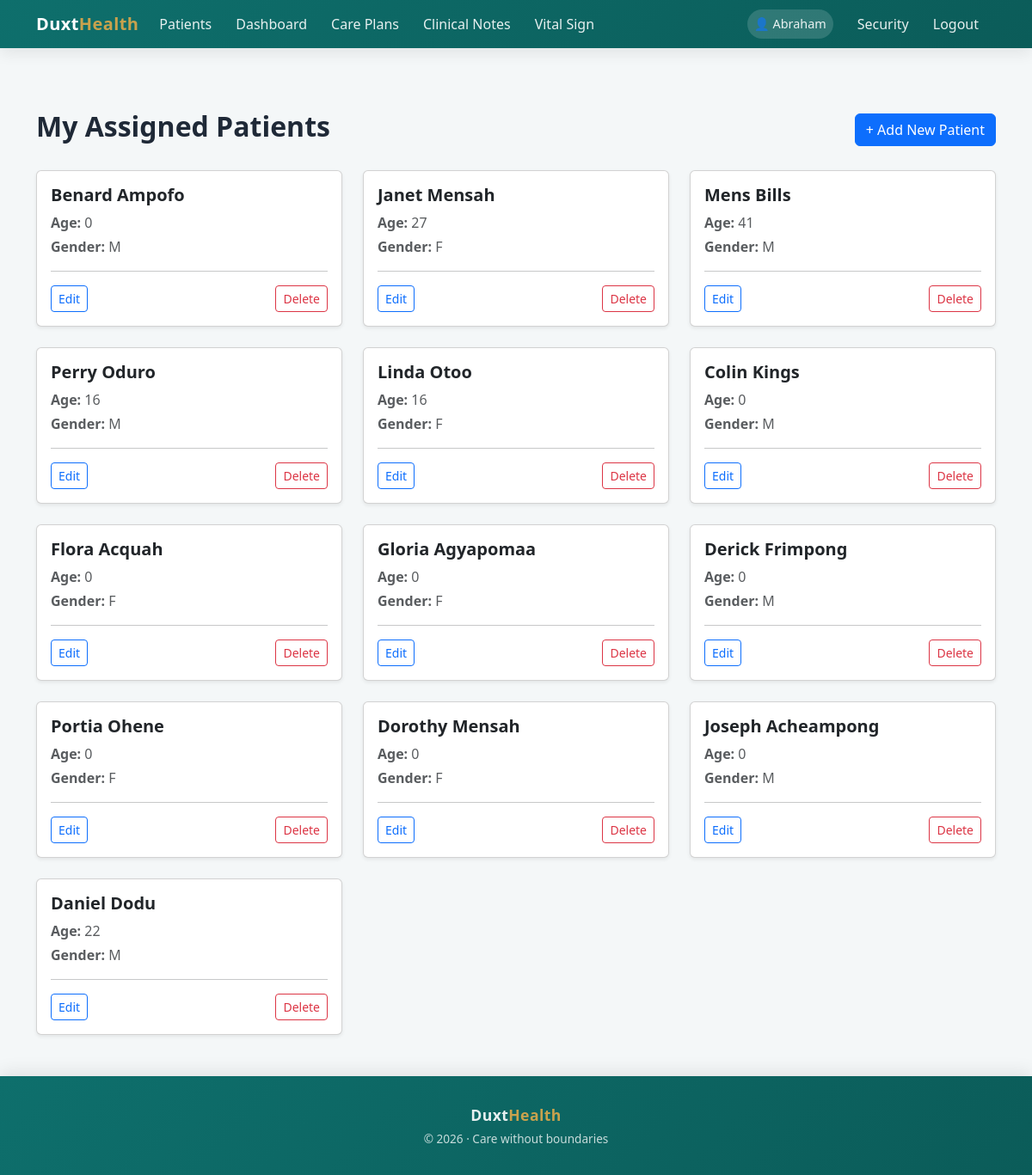
/patients/ (signed in), run on the app's committed database.
### homecare/models.py (models this page shows, shortened)
class Patient(models.Model):
    user = models.OneToOneField(
        settings.AUTH_USER_MODEL,
        on_delete=models.CASCADE,
        related_name="patient_profile",
        null=True,
        blank=True,
        help_text="Login account for the patient. Must NOT be a staff account."
    )
    first_name = models.CharField(max_length=100)
    last_name = models.CharField(max_length=100)
    other_name = models.CharField(max_length=100, blank=True, null = True)
    date_of_birth = models.DateField()
    GENDER_CHOICES = [
        ('M', 'Male'),
        ('F', 'Female'),
        ('O', 'Other')
    ]
    gender = models.CharField(max_length=1, choices=GENDER_CHOICES)
    MARITAL_STATUS_CHOICES = [
        ('single', 'Single'),
        ('married', 'Married'),
        ('divorced', 'Divorced'),
        ('widowed', 'Widowed'),
    ]
    contact_phone = models.CharField(max_length=20)
    address = models.TextField()
    nationality = models.CharField(max_length=100, default='Ghana')
    primary_language = models.CharField(max_length=100, blank=True, null = True)
    diagnosis = models.CharField(max_length=1000, null=True, blank=True)
    diagnosis_summary = models.TextField(null=True, blank=True)
    blood_group = models.CharField(max_length=20, blank=True, null = True)
    genotype = models.CharField(max_length=20, blank=True, null = True)
    medical_history = models.TextField(null = True, blank = True)
    patient_code = models.UUIDField(
        default=uuid.uuid4,
        editable=False,
        unique=True
    )
    created_at = models.DateTimeField(default=timezone.now)
    is_active = models.BooleanField(default=True)
    is_flagged = models.BooleanField(default=False)
    admin_notes = models.TextField(blank=True)
    from datetime import date
    @property
    def age(self):
        if hasattr(self, "date_of_birth") and self.date_of_birth:
            today = self.date.today()
            return today.year - self.date_of_birth.year - (
                (today.month, today.day) < (self.date_of_birth.month, self.date_of_birth.day)
            )
        return "N/A"

### homecare/views.py (the view)
# urls.py: path('patients/', views.patient_list, name='patient_list'),
@login_required
@role_required(['admin', 'doctor', 'nurse'])
def patient_list(request):
    hp = getattr(request.user, 'healthprofessional', None)
    if not hp:
        return HttpResponseForbidden("No health professional profile")
    if hp.role in ['doctor', 'nurse']:
        patients = Patient.objects.filter(
            assignments__professional=hp
        ).distinct()
    elif hp.role == 'admin':
        patients = Patient.objects.filter(is_active=True).order_by("-created_at")
    else:
        return HttpResponseForbidden("Unauthorized role")
    return render(request, 'homecare/patient_list.html', {'patients': patients})

### homecare/templates/homecare/patient_list.html (shortened to what this page needs)
{% extends 'bases.html' %}
{% block content %}
<div class="container mt-5">
    <div class="d-flex justify-content-between align-items-center mb-4">
        <h2 class="fw-bold">My Assigned Patients</h2>
        <a href="{% url 'homecare:patient_create' %}" class="btn btn-primary">
            + Add New Patient
        </a>
    </div>
    <div class="row">
        {% for patient in patients %}
        <div class="col-md-4 mb-4">
            <div class="card shadow-sm h-100 patient-card"
                 onclick="window.location.href='{% url 'homecare:patient_detail' patient.id %}'"
                 style="cursor:pointer; transition:0.3s;">
                <div class="card-body">
                    <h5 class="card-title fw-bold">
                        {{ patient.first_name }} {{ patient.last_name }}
                    </h5>
                    <p class="text-muted mb-1">
                        <strong>Age:</strong> {{ patient.age }}
                    </p>
                    <p class="text-muted mb-1">
                        <strong>Gender:</strong> {{ patient.gender }}
                    </p>
                    <hr>
                    <div class="d-flex justify-content-between">
                        <a href="{% url 'homecare:patient_update' patient.pk %}"
                           class="btn btn-outline-primary btn-sm"
                           onclick="event.stopPropagation();">
                            Edit
                        </a>
                        <a href="{% url 'homecare:patient_delete' patient.pk %}"
                           class="btn btn-outline-danger btn-sm"
                           onclick="event.stopPropagation();">
                            Delete
                        </a>
                    </div>
                </div>
            </div>
        </div>
        {% empty %}
        <div class="col-12">
            <div class="alert alert-info text-center">
                No patients assigned yet.
            </div>
        </div>
        {% endfor %}
    </div>
</div>
{% endblock %}

### templates/bases.html (shortened to what this page needs)
<!DOCTYPE html>
<html lang="en">
<head>
  <link href="https://cdn.jsdelivr.net/npm/bootstrap@5.3.0/dist/css/bootstrap.min.css" rel="stylesheet" />
</head>
<body>
<nav class="navbar navbar-expand-lg navbar-dark">
  <div class="container">
    <a class="navbar-brand" href="{% url 'homecare:home' %}">
      Duxt<span>Health</span>
    </a>
    <div class="collapse navbar-collapse" id="navbarNav">
      <ul class="navbar-nav">
        <li class="nav-item">
          <a class="nav-link" href="{% url 'homecare:patient_list' %}">Patients</a>
        </li>
        <li class="nav-item">
          <a class="nav-link" href="{% url 'homecare:homecare_home' %}">Dashboard</a>
        </li>
        <li class="nav-item">
          <a class="nav-link" href="{% url 'homecare:careplan_list' %}">Care Plans</a>
        </li>
        <li class="nav-item">
          <a class="nav-link" href="{% url 'homecare:doctornote_list' %}">Clinical Notes</a>
        </li>
        <li class="nav-item">
          <a class="nav-link" href="{% url 'homecare:vitalsign_list' %}">Vital Sign</a>
        </li>
      </ul>
      <ul class="navbar-nav ms-auto align-items-lg-center">
        {% if user.is_authenticated %}
          <li class="nav-item me-2">
            <span class="nav-link user-badge">👤 {{ user.first_name|capfirst }}</span>
          </li>
          <li class="nav-item">
            <a class="nav-link" href="{% url 'password_change' %}">Security</a>
          </li>
          <li class="nav-item">
            <a class="nav-link" href="{% url 'logout' %}">Logout</a>
          </li>
        {% endif %}
      </ul>
    </div>
  </div>
</nav>
<main class="container my-4">
  {% block content %}{% endblock %}
</main>
<footer class="footer text-center">
  <div class="container">
    <p class="mb-1 footer-brand">
      Duxt<span>Health</span>
    </p>
    <p class="footer-tagline mb-0">
      © 2026 · Care without boundaries
    </p>
  </div>
</footer>
</body>
</html>

### templates/bases.html (style rules this page uses)
:root { --duxt-primary: #0E6F6C; --duxt-secondary: #7ED6C2; --duxt-gold: #C9A24D; --duxt-dark: #1F2937; --duxt-bg: #f4f7f8; --duxt-gradient: linear-gradient(135deg, #0E6F6C, #0b5c59); }
body { font-family: "Segoe UI", system-ui, -apple-system, BlinkMacSystemFont, sans-serif; background-color: var(--duxt-bg); color: var(--duxt-dark); min-height: 100vh; display: flex; flex-direction: column; }
.navbar { background: var(--duxt-gradient); box-shadow: 0 6px 18px rgba(0,0,0,.08); }
.navbar-brand { font-weight: 700; font-size: 1.25rem; letter-spacing: 0.4px; }
.navbar-brand span { color: var(--duxt-gold); }
.nav-link { color: rgba(255,255,255,.9) !important; font-weight: 500; margin-right: 12px; transition: color .2s ease; }
.user-badge { background: rgba(255,255,255,.15); padding: 6px 14px; border-radius: 20px; font-size: 0.9rem; }
main.container { max-width: 1200px; flex: 1; }
footer.footer { background: var(--duxt-gradient); color: rgba(255,255,255,.9); padding: 2rem 0; box-shadow: 0 -6px 18px rgba(0,0,0,.08); }
.footer-brand { font-weight: 700; font-size: 1.1rem; letter-spacing: 0.4px; }
.footer-brand span { color: var(--duxt-gold); }
.footer-tagline { font-size: 0.85rem; opacity: 0.85; }

### data on the page
Patient: first_name "Benard", last_name "Ampofo", age "0", gender "M"
Patient: first_name "Janet", last_name "Mensah", age "27", gender "F"
Patient: first_name "Mens", last_name "Bills", age "41", gender "M"
Patient: first_name "Perry", last_name "Oduro", age "16", gender "M"
Patient: first_name "Linda", last_name "Otoo", age "16", gender "F"
Patient: first_name "Colin", last_name "Kings", age "0", gender "M"
Patient: first_name "Flora", last_name "Acquah", age "0", gender "F"
Patient: first_name "Gloria", last_name "Agyapomaa", age "0", gender "F"
Patient: first_name "Derick", last_name "Frimpong", age "0", gender "M"
Patient: first_name "Portia", last_name "Ohene", age "0", gender "F"
Patient: first_name "Dorothy", last_name "Mensah", age "0", gender "F"
Patient: first_name "Joseph", last_name "Acheampong", age "0", gender "M"
Patient: first_name "Daniel", last_name "Dodu", age "22", gender "M"

### other printed values
{{ user.first_name|capfirst }} "Abraham"
